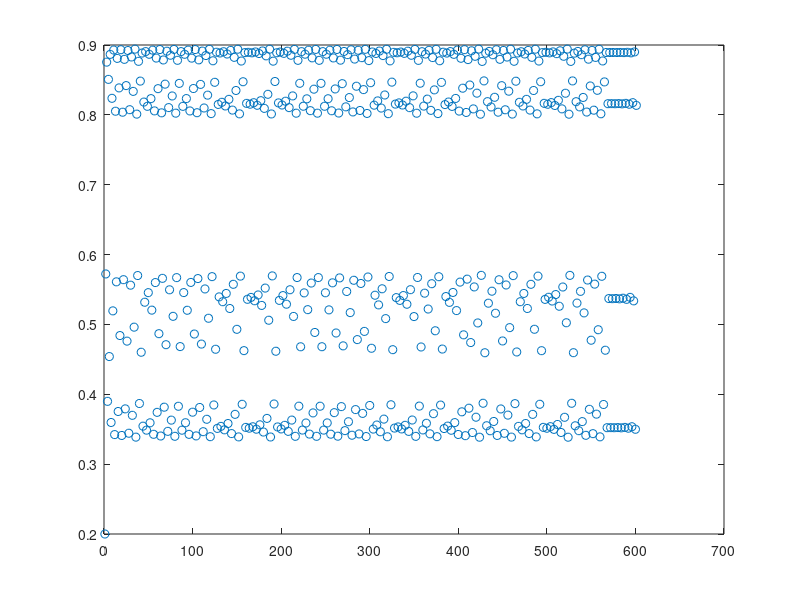

Write MATLAB code to recreate this figure.
%Essential MATLAB by Hahn and Valentine
%Chapter 9 Problem 6
%
%A very interesting iterative relationship that has been studied a lot
%recently is defined by:y(k+1)=ry(k)(1-y(k))
%(this is a discrete form of the well-known logistic model). Given yo and
%r, successive yk's may be computed very easily, e.g., if yo=0.2 and r=1,
%then y1=0.16, y2=0.1334, and so on.
%This formula is often used to model population growth in cases where the
%growth is not unlimited, but is restricted by shortage of food, living
%area, amongst other things.
%Yk exhibits fascinating behavior, known as mathematical chaos, for values
%of r between 3 and 4 (independent of yo). Write a program which plots yk
%against k (as individual points).
%
y(1)=0.2;   %choose initial y value
r=3.5766;     %choose r value
for k=1:600
    y(k+1)=r*y(k)*(1-y(k));
end
plot(y, 'o')